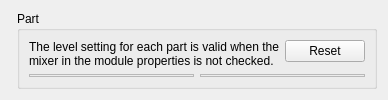
     <widget class="QWidget" name="mixerTab">
      <attribute name="title">
       <string>Mixer</string>
      </attribute>
      <layout class="QGridLayout" name="gridLayout_9">
       <item row="0" column="1" rowspan="2">
        <widget class="QGroupBox" name="mixerPartGroupBox">
         <property name="title">
          <string>Part</string>
         </property>
         <layout class="QGridLayout" name="gridLayout_11">
          <item row="1" column="0">
           <widget class="LabeledVerticalSlider" name="fmMixerSlider">
            <property name="sizePolicy">
             <sizepolicy hsizetype="Preferred" vsizetype="MinimumExpanding">
              <horstretch>0</horstretch>
              <verstretch>0</verstretch>
             </sizepolicy>
            </property>
            <property name="frameShape">
             <enum>QFrame::StyledPanel</enum>
            </property>
            <property name="frameShadow">
             <enum>QFrame::Raised</enum>
            </property>
           </widget>
          </item>
          <item row="1" column="1">
           <widget class="LabeledVerticalSlider" name="ssgMixerSlider">
            <property name="sizePolicy">
             <sizepolicy hsizetype="Preferred" vsizetype="MinimumExpanding">
              <horstretch>0</horstretch>
              <verstretch>0</verstretch>
             </sizepolicy>
            </property>
            <property name="frameShape">
             <enum>QFrame::StyledPanel</enum>
            </property>
            <property name="frameShadow">
             <enum>QFrame::Raised</enum>
            </property>
           </widget>
          </item>
          <item row="0" column="0" colspan="2">
           <layout class="QFormLayout" name="formLayout_4">
            <item row="0" column="0">
             <widget class="QLabel" name="mixPartLabel">
              <property name="text">
               <string>The level setting for each part is valid when the mixer in the module properties is not checked.</string>
              </property>
              <property name="wordWrap">
               <bool>true</bool>
              </property>
             </widget>
            </item>
            <item row="0" column="1">
             <widget class="QPushButton" name="mixerResetPushButton">
              <property name="text">
               <string>Reset</string>
              </property>
             </widget>
            </item>
           </layout>
          </item>
         </layout>
        </widget>
       </item>
       <item row="0" column="0" rowspan="2">
        <widget class="LabeledVerticalSlider" name="masterMixerSlider">
         <property name="frameShape">
          <enum>QFrame::StyledPanel</enum>
         </property>
         <property name="frameShadow">
          <enum>QFrame::Raised</enum>
         </property>
        </widget>
       </item>
      </layout>
     </widget>
